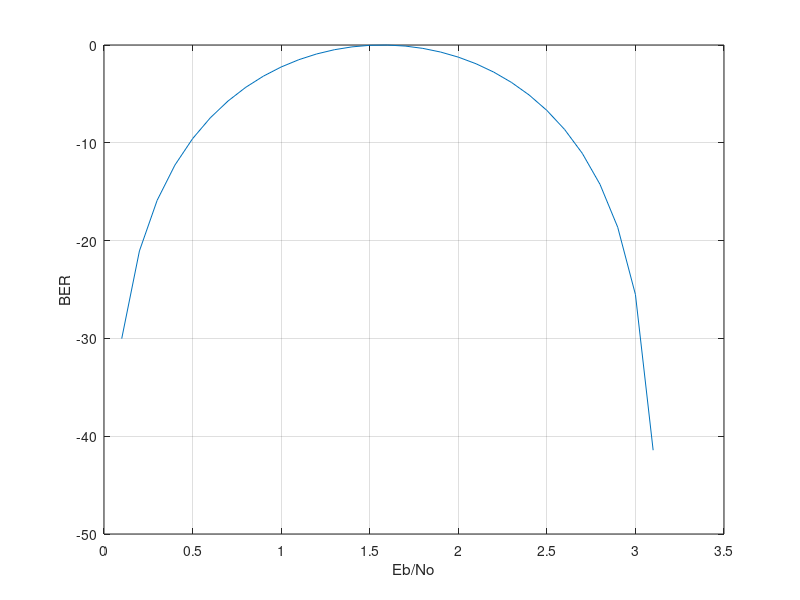

The MATLAB source for this figure: (Note: this script raises an error after producing the figure.)
%%
close all 
clear all
clc
%%Units

%Frequency 
F = 978;
%Distance
D = 10756;
%Pt = Transmission Power;
Pt = 20;
% Transmission antenna_gain;
AG_Tx = 0;
%Path loss  
Pl= 3;
%Free Space Loss/ Spreading loss  
L1 = 10*log10(((0.3.^2)/(4*pi*(D).^2)))
% Receiver antenna_gain
AG_Rx= 10;
% Power Received
Pr = Pt + AG_Tx + L1 + Pl;
% Antenna Sensitivity
Rs = -93;
%datarate
R = 1.041667*1.0e6;
%bandwith
B= 2*R;
%Bit Error Rate
BER = 3e-5;
theta = 0:0.1:pi;
plot (theta, 10*log10(sin(theta).^3));
%Signal to Noise Ratio 
SNR = Pr - Rs
Eb_No = SNR + 10*log10(B/R);


fprintf('Link Margin  = %6.2f\n', SNR);

xlabel('Eb/No');
ylabel('BER');
grid on;
[x,y] = ginput(1);
fprintf('Graph value = (%6.3f,  %6.3f)\n' ,x, y);
histogram (Pr, nbins)

%Noise power 
%%N = -228.6 + 10* log 10(

fprintf('Francis fucked your shit up');
